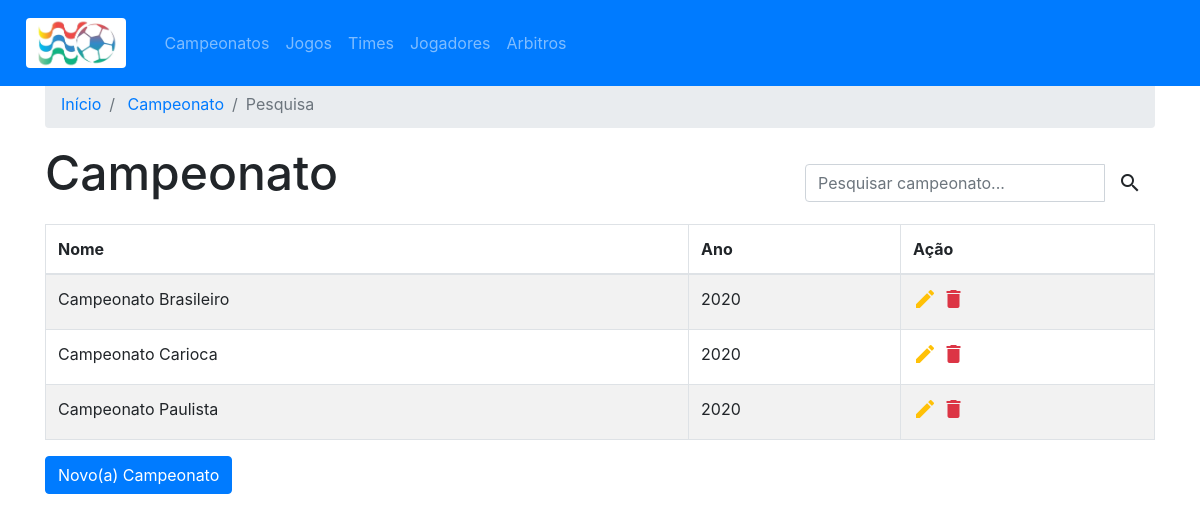
The app's page /campeonato.php with its own data.
### tables this page shows
CREATE TABLE `campeonato` (
  `id_campeonato` int(11) NOT NULL,
  `nome` varchar(100) NOT NULL,
  `ano` int(11) NOT NULL
);

### configuracaoTabelaCampeonato.php (called while the page is built, shortened)
<?php
    include "conexao.php";
    $sql = "SELECT * FROM campeonato ORDER BY nome";
    $resultado = $conexao->query($sql);
?>

### classeLayout/classeTabela.php (the view)
<?php
    class Tabela{
        private $cabecalho;
        private $dados;
        public function __construct($parametros){
            $this->cabecalho = $parametros["cabecalho"];
            if(isset($parametros["dados"])){
                $this->dados = $parametros["dados"];
            }
        }
        public function exibe(){
            echo '
            <div class="table-responsive">
            <table class="table table-striped table-bordered table-hover">
                <thead>
                    <tr>';
            foreach($this->cabecalho as $i=>$c){
                echo "<th>$c</th>";
            }
            echo'
                <th>Ação</th>
                    </tr>
                </thead>
                <tbody>';
            if($this->dados != ""){
                foreach($this->dados as $i=>$linha){
                    echo "<tr>";
                    foreach($linha as $j=>$td){
                        if(!is_numeric($j)){
                            if($j[0]!="i" && $j[1]!="d"){
                                echo "<td>".$td."</td>";
                            }
                        }
                    }
                    echo '
                        <td>
                            <a href="editar.php?id='.$linha[0].'" data-toggle="tooltip" title="Editar">
                                <i class="material-icons text-warning">create</i>
                            </a>
                            <a href="remover.php?id='.$linha[0].'" data-toggle="tooltip" title="Excluir">
                                <i class="material-icons text-danger">delete</i>
                            </a>
                        </td>
                    </tr>';
                }
            }
            else{
                $qtd=sizeof($this->cabecalho) + 1;
                echo "<tr><td colspan='$qtd'>Não há dados cadastrados</td></tr>";
            }
            echo '
               </tbody>
            </table>
        </div>
            ';
        }
    }
?>

### classeLayout/classeCabecalho.php
<?php
    class Cabecalho{
        private $logo;
        private $alt_logo;
        private $links;
        public function __construct($parametros){
            $this->logo = $parametros["logo"];
            $this->alt_logo = $parametros["alt_logo"];
            $this->links = $parametros["links"];
        }
        public function exibe(){
            echo '
            <!DOCTYPE html>
                <html>
                <head>
                    <meta charset="utf-8" />
                    <meta name="viewport" content="width=device-width, initial-scale=1"/>
                    <title>Página Inicial</title>
                    <link rel="stylesheet" href="css/bootstrap.min.css" />
                    <link rel="stylesheet" href="css/bootstrap-datepicker.min.css" />
                    <link rel="stylesheet" href="css/index.css" />
                    <link rel="stylesheet"
                        href="https://fonts.googleapis.com/icon?family=Material+Icons" />
                </head>
                <body>
                <div class="container">
                    <nav class="navbar navbar-expand-md bg-primary navbar-dark fixed-top">
                    <a href="index.php" class="navbar-brand logotipo">
                        <img src="'.$this->logo.'" class="rounded" alt="'.$this->alt_logo.'" />
                    </a>
                    <button class="navbar-toggler" type="button"
                        data-toggle="collapse" data-target="#menu">
                        <span class="navbar-toggler-icon"></span>
                    </button>
                    <div class="collapse navbar-collapse" id="menu">
                        <ul class="navbar-nav">';
                            foreach($this->links as $i=>$l){
                                echo '<li class="nav-item">
                                        <a class="nav-link" href="'.$l["link"].'">'.
                                        $l["label"]
                                        .'</a>
                                     </li>';
                            }
                    echo '</ul>
                    </div>
                </nav>';
        }
    }
?>

### classeLayout/classeBreadCrumb.php (shortened to what this page needs)
<?php
    class BreadCrumb{
        public function __construct($p){
            $this->itens = $p["links"];
        }
        public function exibe(){
            echo '
                <nav>
                    <ol class="breadcrumb bread migalha">';
                    $ultimo = sizeof($this->itens) - 1;
                    foreach($this->itens as $j=>$i){
                        if($j==$ultimo){
                            echo '<li class="breadcrumb-item active">'.$i["label"].'</li>';
                        }
                        else{
                        echo '
                            <li class="breadcrumb-item">
                                <a href="'.$i["link"].'">'.$i["label"].'</a>
                            </li>';
                        }
                    }
            echo '
                   </ol>
                </nav>
            ';
        }
    }
?>

### classeLayout/classeRowCabecalho.php
<?php
    class RowCabecalho{
        private $titulo;
        private $pesquisa;
        public function __construct($parametros){
            $this->titulo = $parametros["titulo"];
            $this->pesquisa = $parametros["pesquisa"];
        }
        public function exibe(){
                echo '
            <div class="row cabecalho">
                <div class="col-12 col-md-6">
                    <h1>'.$this->titulo.'</h1>
                </div>
                <div class="form-group col-12 col-md-4 offset-md-2 busca">
                    <div class="input-group">
                        <input type="text" name="busca" id="busca"
                            class="form-control"
                            placeholder="Pesquisar '.$this->pesquisa.'..." />
                        <span class="input-group-btn">
                            <button type="button"class="btn btn-default">
                                <i class="material-icons">search</i>
                            </button>
                        </span>
                    </div>
                </div>
            </div>';
        }
    }
?>

### classeLayout/classeFooter.php
<?php
    class Footer{
        private $titulo;
        private $id_titulo;
        public function __construct($parametros){
            $this->titulo = $parametros["titulo"];
            $this->id_titulo = $parametros["id_titulo"];
        }
        public function exibe(){
            echo '
            <footer class="row">
                <div class="col-sm-6">
                    <button type="button" class="btn btn-primary"
                        data-toggle="modal" data-target="#novo'.$this->id_titulo.'">
                        Novo(a) '.$this->titulo.'
                    </button>
                </div>
            </footer>
        </div>
            ';
        }
    }
?>

### campeonato.php (shortened to what this page needs)
<?php
    $cabecalho = new Cabecalho($p);
    $cabecalho->exibe();
    $id = "Campeonato";
    include "configuracaoBreadCrumb.php";
    $breadcrumb = new BreadCrumb($p);
    $breadcrumb->exibe();
    include "configuracaoRowCabecalho.php";
    $rowCabecalho = new RowCabecalho($p);
    $rowCabecalho->exibe();
    include "configuracaoTabela$id.php";
    $tabela = new Tabela($p);
    $tabela->exibe();
    include "configuracaoFooter.php";
    $footer = new Footer($p);
    $footer->exibe();
?>
</body>
</html>

### css/index.css (style rules this page uses)
.logotipo { padding: 10px; margin-right: 20px; }
.logotipo img { height: 50px; }
.migalha { margin-top: 80px; }
.busca { margin-top: 20px; }
.cabecalho h1 { margin: 0; font-size: 3em; }

### records on screen
campeonato: nome "Campeonato Brasileiro", ano "2020"
campeonato: nome "Campeonato Carioca", ano "2020"
campeonato: nome "Campeonato Paulista", ano "2020"

### other values on screen
$l["label"] "Campeonatos"
$l["label"] "Jogos"
$l["label"] "Times"
$l["label"] "Jogadores"
$l["label"] "Arbitros"
$i["label"] "Início"
$i["label"] "Campeonato"
$i["label"] "Pesquisa"
$this->titulo "Campeonato"
$c "Nome"
$c "Ano"
